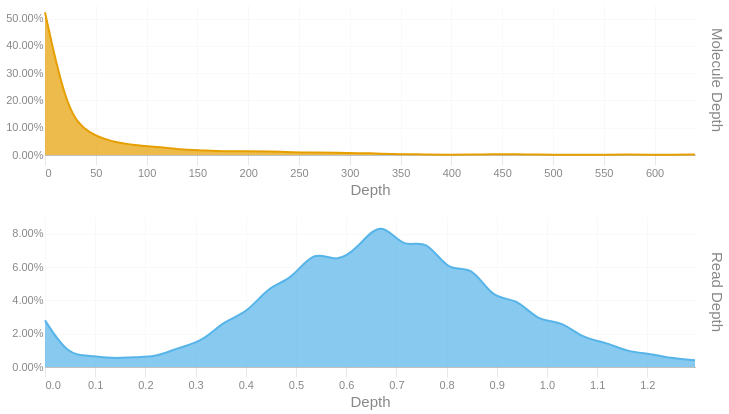

Write notebook code for a chart like this one.
### Code cell
readdep = depth_hist(tb['Read Depth'], q99, 3)
readdep = readdep.with_columns(pl.lit('Read Depth').alias('Metric'))
if not SKIPLR:
    moldep = depth_hist(tb['Molecule Depth'], mol_q99, 1)
    moldep = moldep.with_columns(pl.lit('Molecule Depth').alias('Metric'))
    _hist = pl.concat([readdep, moldep])
    _hist = _hist.filter(pl.col('Proportion') != 0)
    with SafeRender(_hist):
        (
            alt.Chart(_hist)        
            .mark_area(interpolate = "basis")
            .encode(
                x=alt.X('Bin:Q').scale(domainMin=0).axis(alt.Axis(title='Depth')),
                y = alt.Y('Proportion:Q', title = None).axis(format = '.2%'),
                color = alt.Color('Metric:N').legend(None),
                row = alt.Row("Metric:N").header(title = None, labelOrient = 'right'),
                tooltip = [
                    alt.Tooltip("Metric:N", title = "Metric"),
                    alt.Tooltip('Interval:N', title = "Depth Interval"),
                    alt.Tooltip('Proportion:Q', title = "% Alignments").format('.2%')
                ]
            )
            .resolve_scale(x='independent', y='independent')
            .properties(
                height = 150, width = 650,
                usermeta={'embedOptions': {'downloadFileName': f'{samplename}.depth.hist'}}
            )
        ).display()
else:
    readdep = readdep.filter(pl.col('Proportion') != 0)
    with SafeRender(readdep):
        (
            alt.Chart(readdep)        
            .mark_area(interpolate = "basis")
            .encode(
                x=alt.X('Bin:Q').scale(domainMin=0).axis(alt.Axis(title='Depth')),
                y = alt.Y('Proportion:Q', title = None).axis(format = '.2%'),
                tooltip = [
                    alt.Tooltip('Interval:N', title = "Depth Interval"),
                    alt.Tooltip('Proportion:Q', title = "% Alignments").format('.2%')
                ]
            )
            .properties(
                usermeta={'embedOptions': {'downloadFileName': f'{samplename}.depth.hist'}}
            )
        ).display()

### Figure 1 — Vega-Lite specification as saved in the notebook (floating-point values rounded to 4 significant figures)
{"width": 650, "height": 150, "config": {"title": {"anchor": "start", "dy": -15, "fontSize": 18, "color": "#888888", "subtitleColor": "#888888", "subtitleFontSize": 14}, "arc": {"fill": "#0072B2"}, "axis": {"domainColor": "#888888", "domainWidth": 0.5, "gridWidth": 0.2, "grid": false, "titleFontWeight": 400, "titleFontSize": 15, "labelFontSize": 11, "labelColor": "#888888", "tickColor": "#888888", "tickWidth": 0.2, "titleColor": "#888888"}, "axisBand": {"grid": false}, "axisX": {"grid": true, "tickSize": 10, "domainCap": "round"}, "axisY": {"domain": false, "grid": true, "tickSize": 0, "domainCap": "round"}, "background": "transparent", "header": {"labelFontSize": 15, "labelColor": "#888888", "titleFontSize": 15, "titleFontWeight": 600, "titleColor": "#888888"}, "legend": {"labelFont": "sans-serif", "labelFontSize": 12, "labelColor": "#888888", "symbolSize": 100, "symbolType": "circle", "titleFontSize": 12, "titlePadding": 10, "titleColor": "#888888", "title": null}, "range": {"category": ["#E69F00", "#56B4E9", "#009E73", "#F0E442", "#0072B2", "#D55E00", "#CC79A7", "#000000"], "diverging": ["#cfe8f3", "#a2d4ec", "#73bfe2", "#46abdb", "#1696d2", "#12719e"]}, "area": {"fill": "#0072B2", "fillOpacity": 0.7, "line": true, "strokeOpacity": 0.7}, "line": {"color": "#0072B2", "stroke": "#0072B2", "strokeWidth": 2}, "trail": {"color": "#0072B2", "stroke": "#0072B2", "strokeWidth": 0, "size": 1}, "point": {"filled": true, "fillOpacity": 1.0, "size": 95}, "text": {"color": "#888888", "fontSize": 11, "align": "right", "fontWeight": 400, "size": 11}, "bar": {"fill": "#0072B2", "stroke": null}, "view": {"stroke": null, "continuousWidth": 660, "continuousHeight": 400}}, "data": {"name": "data-ca3948facece09b7c2e9836ee0dfdafc"}, "mark": {"type": "area", "interpolate": "basis"}, "encoding": {"color": {"field": "Metric", "legend": null, "type": "nominal"}, "row": {"field": "Metric", "header": {"title": null, "labelOrient": "right"}, "type": "nominal"}, "tooltip": [{"field": "Metric", "title": "Metric", "type": "nominal"}, {"field": "Interval", "title": "Depth Interval", "type": "nominal"}, {"field": "Proportion", "format": ".2%", "title": "% Alignments", "type": "quantitative"}], "x": {"axis": {"title": "Depth"}, "field": "Bin", "scale": {"domainMin": 0}, "type": "quantitative"}, "y": {"axis": {"format": ".2%"}, "field": "Proportion", "title": null, "type": "quantitative"}}, "resolve": {"scale": {"x": "independent", "y": "independent"}}, "usermeta": {"embedOptions": {"downloadFileName": "S1_Musquodoboit_028.depth.hist"}}, "$schema": "https://vega.github.io/schema/vega-lite/v6.1.0.json", "datasets": {"data-ca3948facece09b7c2e9836ee0dfdafc": [{"Bin": 0.0, "Interval": "0.0-0.045", "Proportion": 0.028, "Metric": "Read Depth"}, {"Bin": 0.045, "Interval": "0.045-0.089", "Proportion": 0.007, "Metric": "Read Depth"}, {"Bin": 0.089, "Interval": "0.089-0.134", "Proportion": 0.007, "Metric": "Read Depth"}, {"Bin": 0.134, "Interval": "0.134-0.179", "Proportion": 0.005, "Metric": "Read Depth"}, {"Bin": 0.179, "Interval": "0.179-0.223", "Proportion": 0.006, "Metric": "Read Depth"}, {"Bin": 0.223, "Interval": "0.223-0.268", "Proportion": 0.006, "Metric": "Read Depth"}, {"Bin": 0.268, "Interval": "0.268-0.313", "Proportion": 0.012, "Metric": "Read Depth"}, {"Bin": 0.313, "Interval": "0.313-0.357", "Proportion": 0.015, "Metric": "Read Depth"}, {"Bin": 0.357, "Interval": "0.357-0.402", "Proportion": 0.028, "Metric": "Read Depth"}, {"Bin": 0.402, "Interval": "0.402-0.447", "Proportion": 0.032, "Metric": "Read Depth"}, {"Bin": 0.447, "Interval": "0.447-0.491", "Proportion": 0.049, "Metric": "Read Depth"}, {"Bin": 0.491, "Interval": "0.491-0.536", "Proportion": 0.052, "Metric": "Read Depth"}, {"Bin": 0.536, "Interval": "0.536-0.581", "Proportion": 0.071, "Metric": "Read Depth"}, {"Bin": 0.581, "Interval": "0.581-0.625", "Proportion": 0.062, "Metric": "Read Depth"}, {"Bin": 0.625, "Interval": "0.625-0.67", "Proportion": 0.072, "Metric": "Read Depth"}, {"Bin": 0.67, "Interval": "0.67-0.715", "Proportion": 0.089, "Metric": "Read Depth"}, {"Bin": 0.715, "Interval": "0.715-0.759", "Proportion": 0.07, "Metric": "Read Depth"}, {"Bin": 0.759, "Interval": "0.759-0.804", "Proportion": 0.078, "Metric": "Read Depth"}, {"Bin": 0.804, "Interval": "0.804-0.849", "Proportion": 0.056, "Metric": "Read Depth"}, {"Bin": 0.849, "Interval": "0.849-0.893", "Proportion": 0.062, "Metric": "Read Depth"}, {"Bin": 0.893, "Interval": "0.893-0.938", "Proportion": 0.04, "Metric": "Read Depth"}, {"Bin": 0.938, "Interval": "0.938-0.983", "Proportion": 0.042, "Metric": "Read Depth"}, {"Bin": 0.983, "Interval": "0.983-1.027", "Proportion": 0.027, "Metric": "Read Depth"}, {"Bin": 1.027, "Interval": "1.027-1.072", "Proportion": 0.028, "Metric": "Read Depth"}, {"Bin": 1.072, "Interval": "1.072-1.117", "Proportion": 0.017, "Metric": "Read Depth"}, {"Bin": 1.117, "Interval": "1.117-1.161", "Proportion": 0.015, "Metric": "Read Depth"}, {"Bin": 1.161, "Interval": "1.161-1.206", "Proportion": 0.009, "Metric": "Read Depth"}, {"Bin": 1.206, "Interval": "1.206-1.251", "Proportion": 0.008, "Metric": "Read Depth"}, {"Bin": 1.251, "Interval": "1.251-1.295", "Proportion": 0.005, "Metric": "Read Depth"}, {"Bin": 1.295, "Interval": "1.295-1.34", "Proportion": 0.004, "Metric": "Read Depth"}, {"Bin": 0.0, "Interval": "0.0-22.1", "Proportion": 0.523, "Metric": "Molecule Depth"}, {"Bin": 22.1, "Interval": "22.1-44.1", "Proportion": 0.147, "Metric": "Molecule Depth"}, {"Bin": 44.1, "Interval": "44.1-66.2", "Proportion": 0.077, "Metric": "Molecule Depth"}, {"Bin": 66.2, "Interval": "66.2-88.2", "Proportion": 0.048, "Metric": "Molecule Depth"}, {"Bin": 88.2, "Interval": "88.2-110.3", "Proportion": 0.036, "Metric": "Molecule Depth"}, {"Bin": 110.3, "Interval": "110.3-132.4", "Proportion": 0.03, "Metric": "Molecule Depth"}, {"Bin": 132.4, "Interval": "132.4-154.4", "Proportion": 0.02, "Metric": "Molecule Depth"}, {"Bin": 154.4, "Interval": "154.4-176.5", "Proportion": 0.017, "Metric": "Molecule Depth"}, {"Bin": 176.5, "Interval": "176.5-198.6", "Proportion": 0.013, "Metric": "Molecule Depth"}, {"Bin": 198.6, "Interval": "198.6-220.6", "Proportion": 0.014, "Metric": "Molecule Depth"}, {"Bin": 220.6, "Interval": "220.6-242.7", "Proportion": 0.013, "Metric": "Molecule Depth"}, {"Bin": 242.7, "Interval": "242.7-264.7", "Proportion": 0.01, "Metric": "Molecule Depth"}, {"Bin": 264.7, "Interval": "264.7-286.8", "Proportion": 0.009, "Metric": "Molecule Depth"}, {"Bin": 286.8, "Interval": "286.8-308.9", "Proportion": 0.008, "Metric": "Molecule Depth"}, {"Bin": 308.9, "Interval": "308.9-330.9", "Proportion": 0.007, "Metric": "Molecule Depth"}, {"Bin": 330.9, "Interval": "330.9-353.0", "Proportion": 0.005, "Metric": "Molecule Depth"}, {"Bin": 353.0, "Interval": "353.0-375.0", "Proportion": 0.003, "Metric": "Molecule Depth"}, {"Bin": 375.0, "Interval": "375.0-397.1", "Proportion": 0.002, "Metric": "Molecule Depth"}, {"Bin": 397.1, "Interval": "397.1-419.2", "Proportion": 0.001, "Metric": "Molecule Depth"}, {"Bin": 419.2, "Interval": "419.2-441.2", "Proportion": 0.002, "Metric": "Molecule Depth"}, {"Bin": 441.2, "Interval": "441.2-463.3", "Proportion": 0.002, "Metric": "Molecule Depth"}, {"Bin": 463.3, "Interval": "463.3-485.4", "Proportion": 0.004, "Metric": "Molecule Depth"}, {"Bin": 485.4, "Interval": "485.4-507.4", "Proportion": 0.001, "Metric": "Molecule Depth"}, {"Bin": 507.4, "Interval": "507.4-529.5", "Proportion": 0.001, "Metric": "Molecule Depth"}, {"Bin": 529.5, "Interval": "529.5-551.5", "Proportion": 0.001, "Metric": "Molecule Depth"}, {"Bin": 551.5, "Interval": "551.5-573.6", "Proportion": 0.001, "Metric": "Molecule Depth"}, {"Bin": 573.6, "Interval": "573.6-595.7", "Proportion": 0.002, "Metric": "Molecule Depth"}, {"Bin": 595.7, "Interval": "595.7-617.7", "Proportion": 0.001, "Metric": "Molecule Depth"}, {"Bin": 617.7, "Interval": "617.7-639.8", "Proportion": 0.001, "Metric": "Molecule Depth"}, {"Bin": 639.8, "Interval": "639.8-661.85", "Proportion": 0.002, "Metric": "Molecule Depth"}]}}
